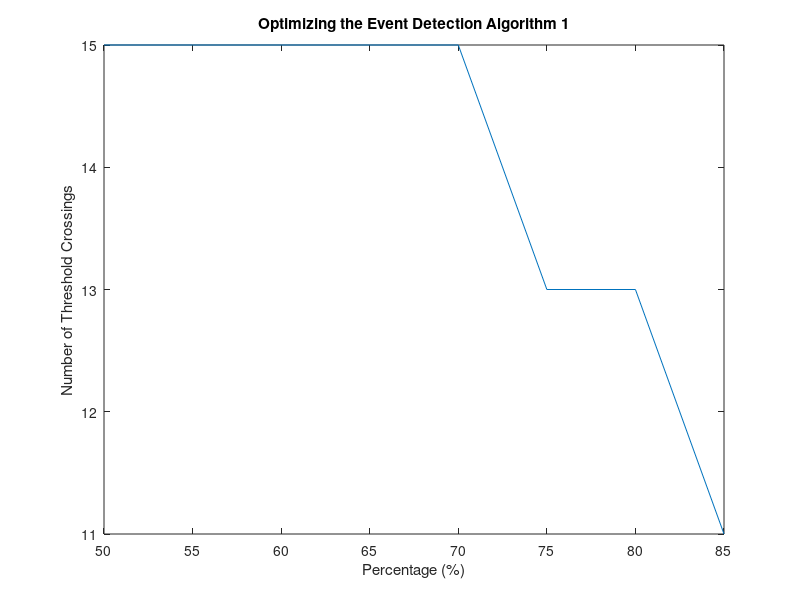
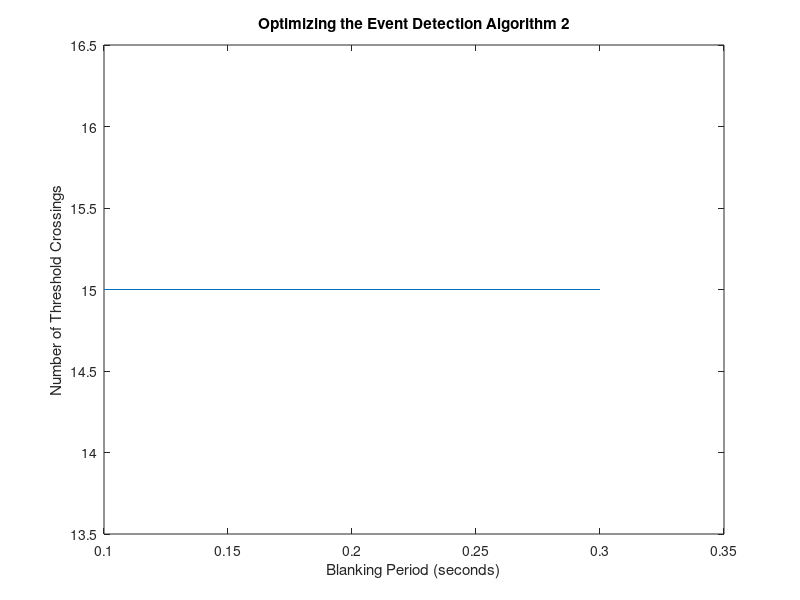

These charts were generated, in order, by the following MATLAB code:
perc = 50:5:85;
numCross = [15 15 15 15 15 13 13 11];
figure; plot(perc,numCross)
xlabel('Percentage (%)');
ylabel('Number of Threshold Crossings');
title('Optimizing the Event Detection Algorithm 1');

blank = [0.1 0.2 0.3];
numCross = [15 15 15];
figure; plot(blank,numCross)
xlabel('Blanking Period (seconds)');
ylabel('Number of Threshold Crossings');
title('Optimizing the Event Detection Algorithm 2');